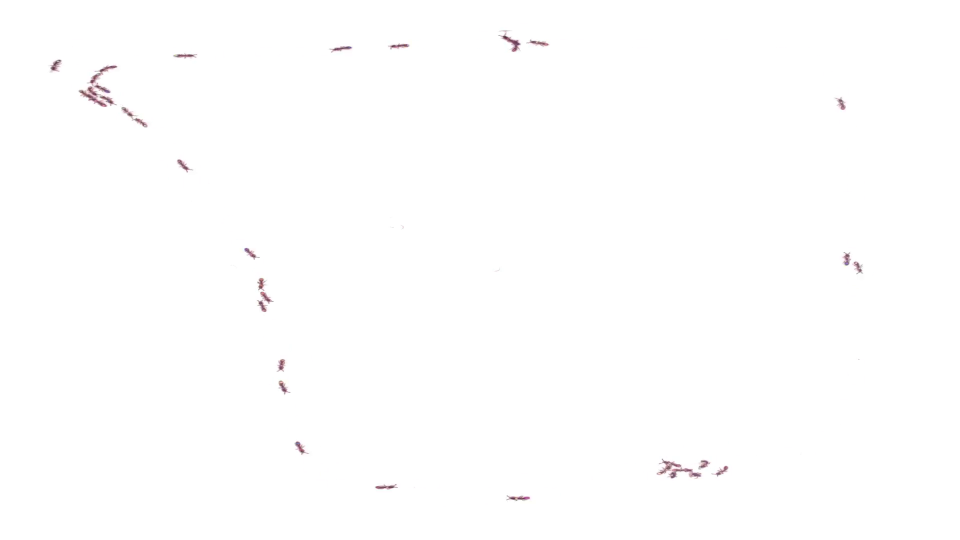
#> input picture frame 107 of Temperature Analysis/xavier_ordered_response_to_temp_perturbation.mp4, 1920 x 1080 px, given in place of pnas_sm01_crop.mp4, which was not available (shown at 1/2 size)
$ jupyter execute xavier_chunzi_order_analysis.ipynb
#> lines starting #> are read from the running program, lines starting #| are printed output that depends on the picture; after the words box and inside, x2 and y2 are one past the last pixel; in counts of white or black regions, pixels touching at a corner belong together; pictures that were not available may be replaced by others from this repository, and a replacement may not be noted
[cell 1]
import cv2
import numpy as np
import matplotlib.pyplot as plt

# Function to calculate the first moment of ants in a frame
def thresholding(frame):
    gray = cv2.cvtColor(frame, cv2.COLOR_BGR2GRAY)
    _, thresholded = cv2.threshold(gray, 128, 255, cv2.THRESH_BINARY)
    return thresholded
def calculate_first_moment(thresholded):
    moments = cv2.moments(thresholded)
    first_moment = (int(moments['m10'] / moments['m00']), int(moments['m01'] / moments['m00']))
    return first_moment

# Open the video file
video_file = 'pnas_sm01_crop.mp4'
cap = cv2.VideoCapture(video_file)

# Read the first frame
ret, frame = cap.read()
#> frame is the input picture: shape (1080, 1920, 3); mean B, G, R 254.5, 254.4, 254.6
if not ret:
    print("Error: Unable to read the video frame.")
else:
    # Calculate the first moment
    thresholded = thresholding(frame)
#> in thresholding, `_, thresholded = cv2.threshold(gray, 128, 255, cv2.THRESH_BINARY)`:
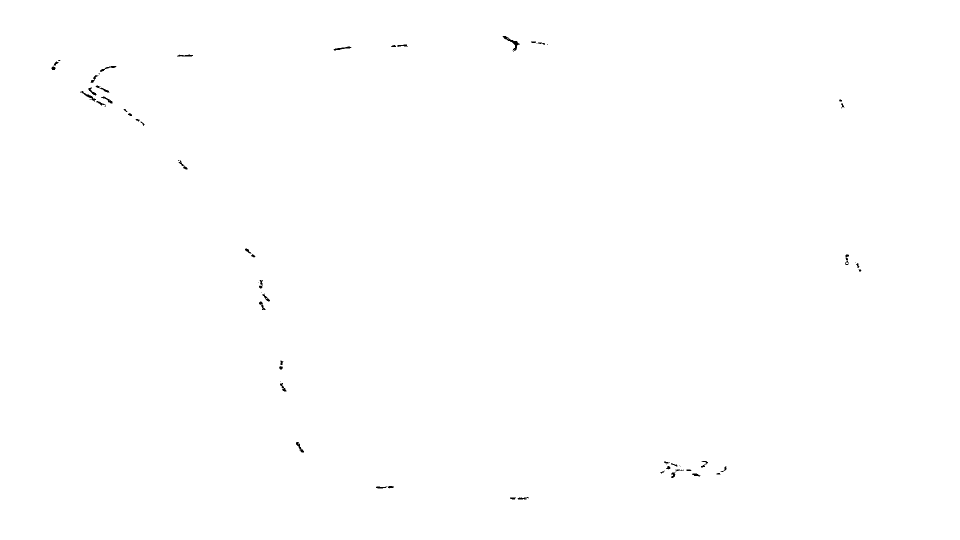
#> thresholded: shape (1080, 1920) (shown at 1/2 size); 99.9% white; 69 black regions (20 under 20 px), largest, box (x1, y1, x2, y2) and area: (1005, 72, 1040, 103) 239, (160, 182, 192, 203) 138, (667, 93, 703, 101) 112
    flip  = 255 - thresholded
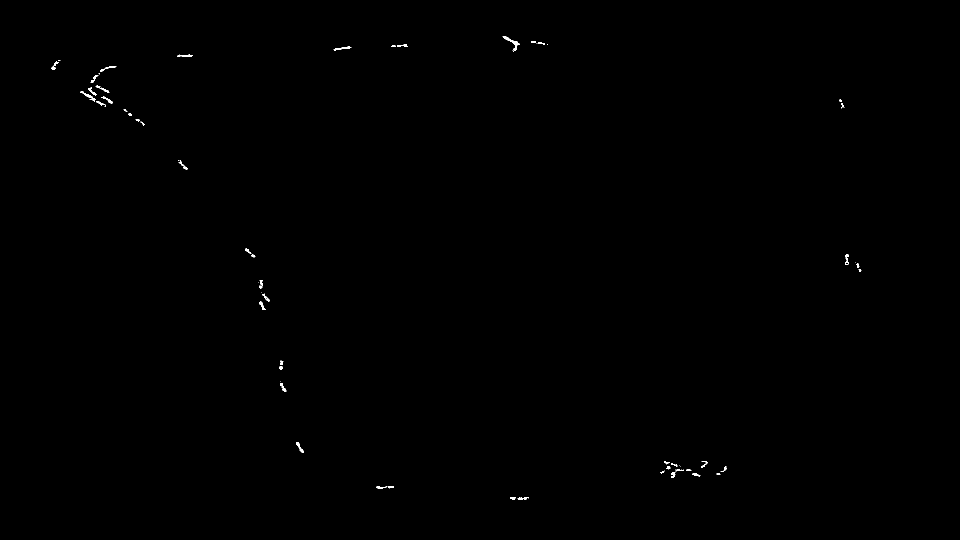
#> flip: shape (1080, 1920) (shown at 1/2 size); 0.14% white; 69 white regions (20 under 20 px), largest, box (x1, y1, x2, y2) and area: (1005, 72, 1040, 103) 239, (160, 182, 192, 203) 138, (667, 93, 703, 101) 112
    first_moment = calculate_first_moment(flip)
#> in calculate_first_moment, `moments = cv2.moments(thresholded)`: moments = moments, m00 748935, centre m10/m00, m01/m00 = (716.8, 450.4)
#> in calculate_first_moment, `first_moment = (int(moments['m10'] / moments['m00']), int(moments['m01..`: first_moment = (716, 450)
#> first_moment = (716, 450)

    # Label the first moment on the frame
    cv2.circle(flip, first_moment, 10, (255, 255, 255), -1)  # Red circle at the first moment position
#> flip: shape (1080, 1920); 0.16% white; 70 white regions (20 under 20 px), largest, box (x1, y1, x2, y2) and area: (706, 440, 727, 461) 317, (1005, 72, 1040, 103) 239, (160, 182, 192, 203) 138

    # Display the frame with the labeled first moment
    plt.figure(figsize=(8, 8))
    plt.imshow(cv2.cvtColor(flip, cv2.COLOR_BGR2RGB))
    plt.title('First Moment Labeled on the First Frame')
    plt.axis('off')
    plt.show()

cap.release()
print(first_moment)
#| (716, 450)

[cell 2]
print(flip[0,0])
#| 0

[cell 3]
import cv2
import numpy as np
import matplotlib.pyplot as plt

# Function to calculate the first and second moments of ants in a frame
def thresholding(frame):
    gray = cv2.cvtColor(frame, cv2.COLOR_BGR2GRAY)
    _, thresholded = cv2.threshold(gray, 128, 255, cv2.THRESH_BINARY)
    return thresholded
def calculate_moments(thresholded):
    moments = cv2.moments(thresholded)
    first_moment = (moments['m10'] / moments['m00'], moments['m01'] / moments['m00'])
#> first_moment = (716.8, 450.4)
    second_moment = (np.sqrt(moments['mu20'] / moments['m00']), np.sqrt(moments['mu02'] / moments['m00']))
#> second_moment = (480.1, 344.7)
    return first_moment, second_moment

def iterate_video_calculate_moments(video_file):
    cap = cv2.VideoCapture(video_file)
    # Lists to store moments and time points
    first_moments = []
    second_moments = []
    time_points = []

    frame_rate = int(cap.get(cv2.CAP_PROP_FPS))

    while True:
        ret, frame = cap.read()
        if not ret:
            break

        thresholded = thresholding(frame)
        flip = 255 - thresholded # invert black and white pixel values so that the first/second moment is not biased by white (255) pixels
        first_moment, second_moment = calculate_moments(flip)
#> first_moment = (716.8, 450.4); second_moment = (480.1, 344.7)
        first_moments.append(first_moment)
        second_moments.append(second_moment)
        time_points.append(cap.get(cv2.CAP_PROP_POS_MSEC) / 1000.0)

    cap.release()

    # Convert the lists to NumPy arrays
    first_moments = np.array(first_moments)
    second_moments = np.array(second_moments)
    time_points = np.array(time_points)
    return first_moments,second_moments,time_points

$ run again, starting later in the video
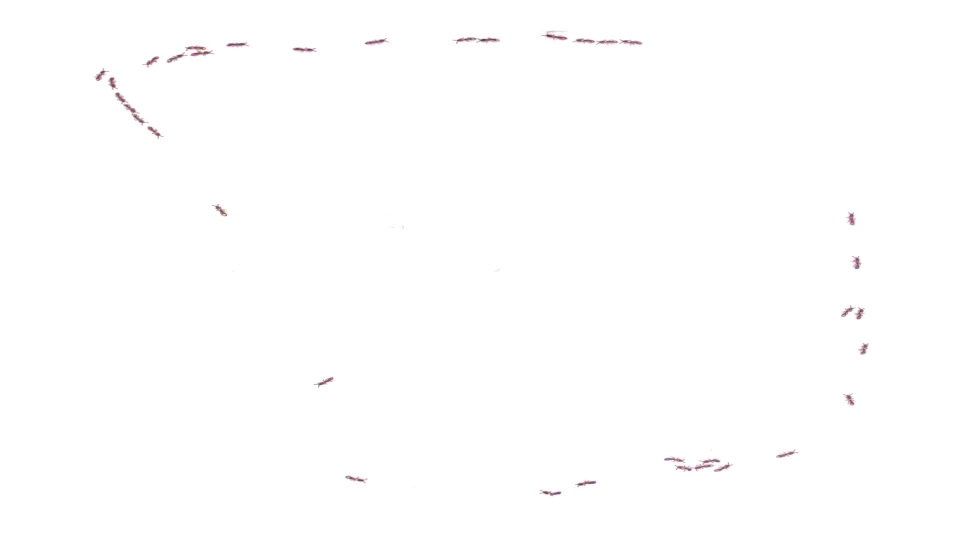
#> input picture frame 482 of Temperature Analysis/xavier_ordered_response_to_temp_perturbation.mp4, 1920 x 1080 px, given in place of pnas_sm01_crop.mp4, which was not available (shown at 1/2 size)
#> frame is the input picture: shape (1080, 1920, 3); mean B, G, R 254.5, 254.4, 254.6
#> in thresholding, `_, thresholded = cv2.threshold(gray, 128, 255, cv2.THRESH_BINARY)`:
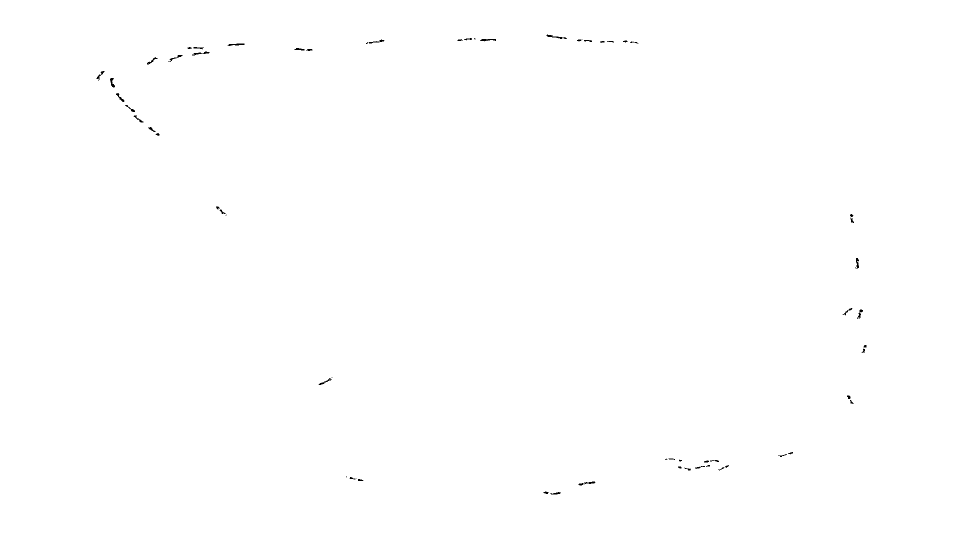
#> thresholded: shape (1080, 1920) (shown at 1/2 size); 99.9% white; 64 black regions (11 under 20 px), largest, box (x1, y1, x2, y2) and area: (1093, 69, 1134, 78) 119, (1157, 963, 1191, 971) 107, (384, 103, 419, 111) 103
#> `flip  = 255 - thresholded`:
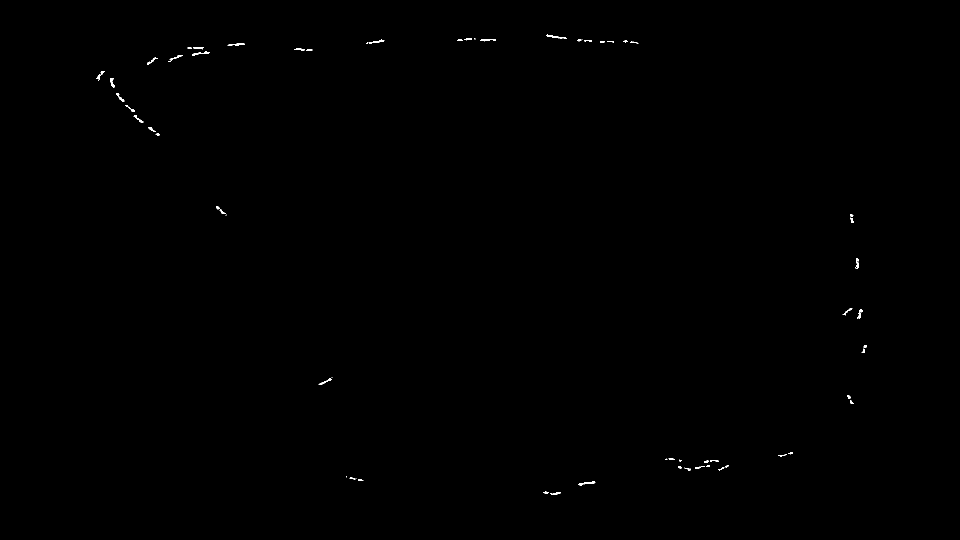
#> flip: shape (1080, 1920) (shown at 1/2 size); 0.13% white; 64 white regions (11 under 20 px), largest, box (x1, y1, x2, y2) and area: (1093, 69, 1134, 78) 119, (1157, 963, 1191, 971) 107, (384, 103, 419, 111) 103
#> in calculate_first_moment, `moments = cv2.moments(thresholded)`: moments = moments, m00 707625, centre m10/m00, m01/m00 = (904.1, 406.4)
#> in calculate_first_moment, `first_moment = (int(moments['m10'] / moments['m00']), int(moments['m01..`: first_moment = (904, 406)
#| (904, 406)
#| 0
#> in calculate_moments, `first_moment = (moments['m10'] / moments['m00'], moments['m01'] / mome..`: first_moment = (904.1, 406.4)
#> in calculate_moments, `second_moment = (np.sqrt(moments['mu20'] / moments['m00']), np.sqrt(mo..`: second_moment = (525.4, 351)
#> in iterate_video_calculate_moments, `first_moment, second_moment = calculate_moments(flip)`: first_moment = (904.1, 406.4); second_moment = (525.4, 351)

$ run again, starting later in the video
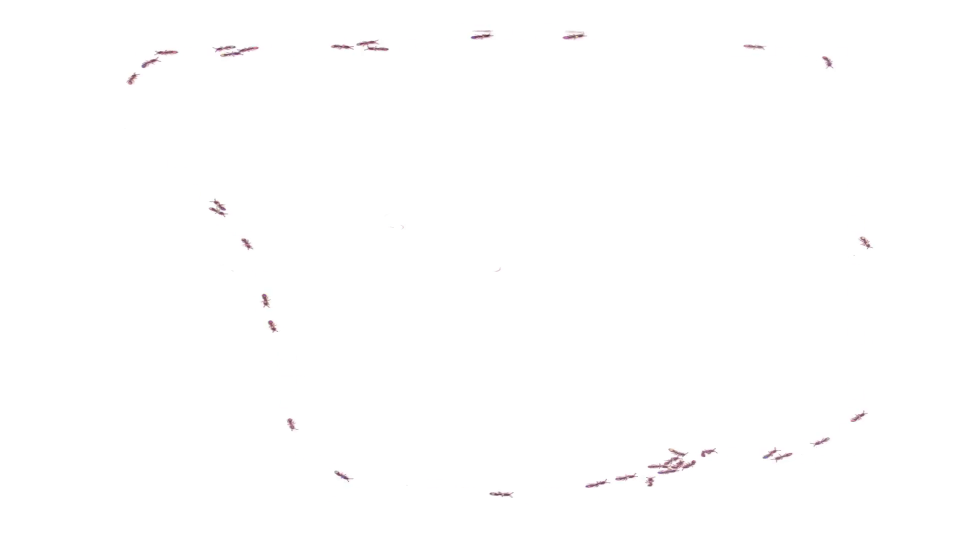
#> input picture frame 858 of Temperature Analysis/xavier_ordered_response_to_temp_perturbation.mp4, 1920 x 1080 px, given in place of pnas_sm01_crop.mp4, which was not available (shown at 1/2 size)
#> frame is the input picture: shape (1080, 1920, 3); mean B, G, R 254.5, 254.4, 254.6
#> in thresholding, `_, thresholded = cv2.threshold(gray, 128, 255, cv2.THRESH_BINARY)`:
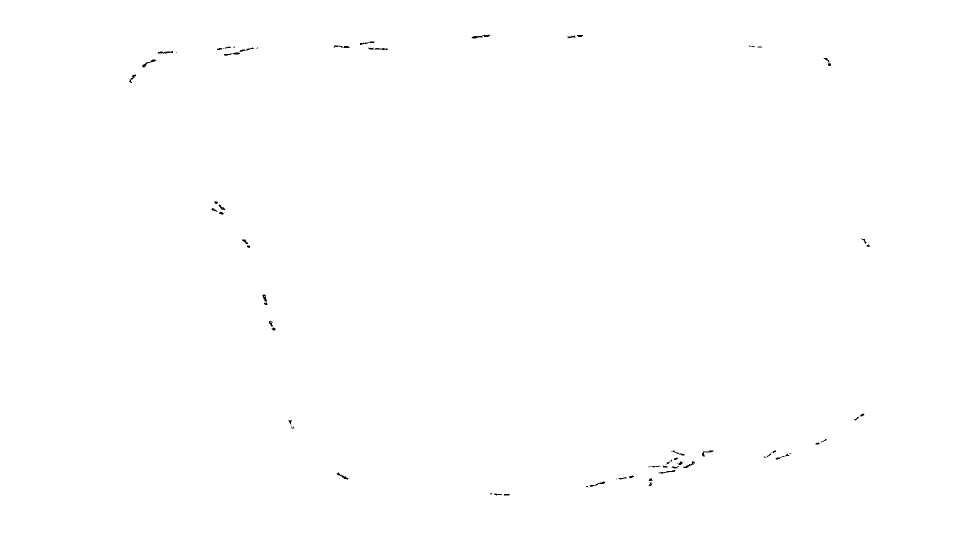
#> thresholded: shape (1080, 1920) (shown at 1/2 size); 99.9% white; 70 black regions (18 under 20 px), largest, box (x1, y1, x2, y2) and area: (943, 69, 981, 77) 123, (284, 119, 313, 135) 106, (737, 95, 776, 100) 101
#> `flip  = 255 - thresholded`:
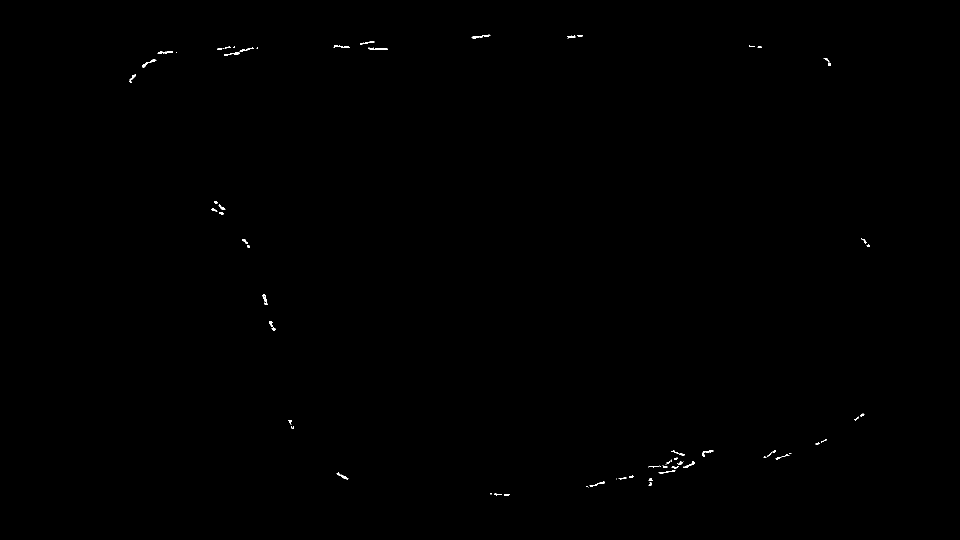
#> flip: shape (1080, 1920) (shown at 1/2 size); 0.13% white; 70 white regions (18 under 20 px), largest, box (x1, y1, x2, y2) and area: (943, 69, 981, 77) 123, (284, 119, 313, 135) 106, (737, 95, 776, 100) 101
#> in calculate_first_moment, `moments = cv2.moments(thresholded)`: moments = moments, m00 694620, centre m10/m00, m01/m00 = (943.8, 528.7)
#> in calculate_first_moment, `first_moment = (int(moments['m10'] / moments['m00']), int(moments['m01..`: first_moment = (943, 528)
#| (943, 528)
#| 0
#> in calculate_moments, `first_moment = (moments['m10'] / moments['m00'], moments['m01'] / mome..`: first_moment = (943.8, 528.7)
#> in calculate_moments, `second_moment = (np.sqrt(moments['mu20'] / moments['m00']), np.sqrt(mo..`: second_moment = (458.3, 378.7)
#> in iterate_video_calculate_moments, `first_moment, second_moment = calculate_moments(flip)`: first_moment = (943.8, 528.7); second_moment = (458.3, 378.7)
